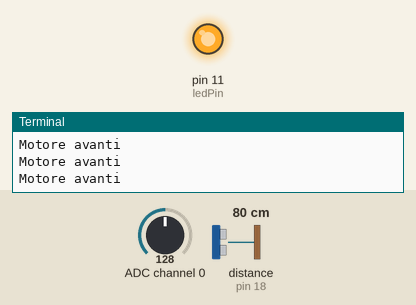
This program was run on a simulated Raspberry Pi (header pin numbers). Shown: output pins drawn as LEDs (lit = HIGH), the last lines printed to the terminal. The inputs (shaded band) are chosen by the test bench; at power-on: ADC channel 0 = 128, distance to the obstacle (sensor on pin 18) 80 cm (analog values on the 0–255 scale). The echo pulse lasts 58.3 µs per cm; the clock reads 2024-03-15 10:24:30 at power-on unless the program sets it; pins used as bus, display or sensor lines are not drawn.

Above: at 3.4 s.
3.5 s: ADC channel 0 set to 123
6.2 s: ADC channel 0 set to 117
At 9.1 s:
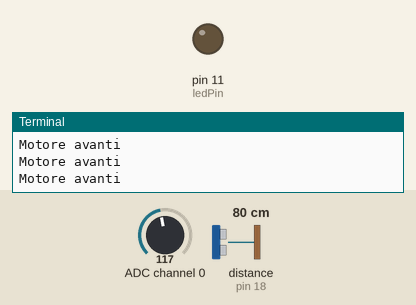
9.5 s: ADC channel 0 set to 127
At 12.1 s:
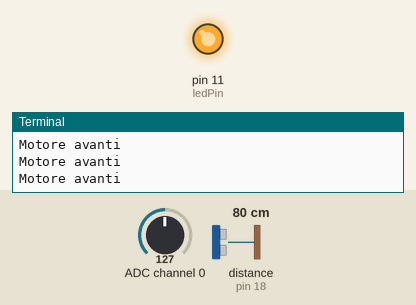
Timing chart, 0 to 13.5 s (numbered marks = the images above; inputs shaded):
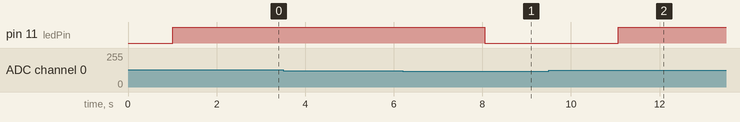

The program:

Car.py
```python
import RPi.GPIO as GPIO
import time
from CarUtility import *
import subprocess

trigPin = 16
echoPin = 18
ledPin = 11
MAX_DISTANCE = 220
def Luce():
    Fari.getFari()

def SonarPosition(trigPin, echoPin, MAX_DISTANCE):
    distance = Sonar.getDistance(trigPin, echoPin, MAX_DISTANCE)
    if distance > 5:
        print('Motore avanti')
    else:
        print('motore indietro')

def IoTinputReader():
    proc = subprocess.Popen("flask run", stdout=subprocess.PIPE, stderr=subprocess.STDOUT)
    while(True):
        retcode = proc.poll()
        result = proc.stdout.readline()
        if (result.decode("utf-8") == "Left"):
            print("Left")
        elif (result.decode("utf-8") == "Right"):
            print("Right")
        elif (result.decode("utf-8") == "Forward"):
            print("Forward")
        elif (result.decode("utf-8") == "BackWard"):
            print("BackWard")

if __name__ == '__main__':
    try:
        Fari.setup(ledPin)
        while True:
            SonarPosition(trigPin, echoPin, MAX_DISTANCE)
            Luce()
    except KeyboardInterrupt:
        Fari.stopFari
        GPIO.cleanup()
```

CarUtility.py
```python
import RPi.GPIO as GPIO
import time
import smbus

class ADCDevice(object):
    def __init__(self):
        self.cmd = 0
        self.address = 0
        self.bus=smbus.SMBus(1)
        # print("ADCDevice init")

    def detectI2C(self,addr):
        try:
            self.bus.write_byte(addr,0)
            print("Found device in address 0x%x"%(addr))
            return True
        except:
            print("Not found device in address 0x%x"%(addr))
            return False

    def close(self):
        self.bus.close()

class PCF8591(ADCDevice):
    def __init__(self):
        super(PCF8591, self).__init__()
        self.cmd = 0x40     # The default command for PCF8591 is 0x40.
        self.address = 0x48 # 0x48 is the default i2c address for PCF8591 Module.

    def analogRead(self, chn): # PCF8591 has 4 ADC input pins, chn:0,1,2,3
        value = self.bus.read_byte_data(self.address, self.cmd+chn)
        value = self.bus.read_byte_data(self.address, self.cmd+chn)
        return value

    def analogWrite(self,value): # write DAC value
        self.bus.write_byte_data(address,cmd,value)

class ADS7830(ADCDevice):
    def __init__(self):
        super(ADS7830, self).__init__()
        self.cmd = 0x84
        self.address = 0x4b # 0x4b is the default i2c address for ADS7830 Module.

    def analogRead(self, chn): # ADS7830 has 8 ADC input pins, chn:0,1,2,3,4,5,6,7
        value = self.bus.read_byte_data(self.address, self.cmd|(((chn<<2 | chn>>1)&0x07)<<4))
        return value

#____________________________________________________________________________________
class Sonar():
    def pulseIn(pin,level,timeOut): # obtain pulse time of a pin under timeOut
        t0 = time.time()
        while(GPIO.input(pin) != level):
            if((time.time() - t0) > timeOut*0.000001):
                return 0;
        t0 = time.time()
        while(GPIO.input(pin) == level):
            if((time.time() - t0) > timeOut*0.000001):
                return 0;
        pulseTime = (time.time() - t0)*1000000
        return pulseTime

    def getSonar(trigPin, echoPin, timeOut):     # get the measurement results of ultrasonic module,with unit: cm
        GPIO.output(trigPin,GPIO.HIGH)      # make trigPin output 10us HIGH level
        time.sleep(0.00001)     # 10us
        GPIO.output(trigPin,GPIO.LOW) # make trigPin output LOW level
        pingTime = Sonar.pulseIn(echoPin,GPIO.HIGH,timeOut)   # read plus time of echoPin
        distance = pingTime * 340.0 / 2.0 / 10000.0     # calculate distance with sound speed 340m/s
        return distance

    def getDistance(trigPin, echoPin, MAX_DISTANCE):
        timeOut = MAX_DISTANCE * 60
        GPIO.setmode(GPIO.BOARD)      # use PHYSICAL GPIO Numbering
        GPIO.setup(trigPin, GPIO.OUT)   # set trigPin to OUTPUT mode
        GPIO.setup(echoPin, GPIO.IN)    # set echoPin to INPUT mode
        while(True):
            distance = Sonar.getSonar(trigPin, echoPin, timeOut) # get distance
            return distance
class Fari():
    def setup(ledPin):
        global adc
        adc = ADCDevice()
        if(adc.detectI2C(0x48)): # Detect the pcf8591.
            adc = PCF8591()
        elif(adc.detectI2C(0x4b)): # Detect the ads7830
            adc = ADS7830()
        else:
            print("No correct I2C address found, \n"
            "Please use command 'i2cdetect -y 1' to check the I2C address! \n"
            "Program Exit. \n");
            exit(-1)
        global p
        GPIO.setmode(GPIO.BOARD)
        GPIO.setup(ledPin,GPIO.OUT)   # set ledPin to OUTPUT mode
        GPIO.output(ledPin,GPIO.LOW)

        p = GPIO.PWM(ledPin,1000) # set PWM Frequence to 1kHz
        p.start(0)

    def getFari():
        value = adc.analogRead(0)    # read the ADC value of channel 0
        time.sleep(1)
        if value < 120:
            p.ChangeDutyCycle(0)
        elif value > 120:
            p.ChangeDutyCycle(100)
        voltage = value / 255.0 * 3.3

    def stopFari():
        adc.close()
        p.stop()  # stop PWM
        GPIO.cleanup()
```

Measured:
- the behaviour switches between 120 and 119 on ADC channel 0 (found by bisection; images 0 and 1)
- after the input at 6.2 s, pin 11 (ledPin): HIGH → LOW after 1.9 s
- after the input at 9.5 s, pin 11 (ledPin): LOW → HIGH after 1.6 s
